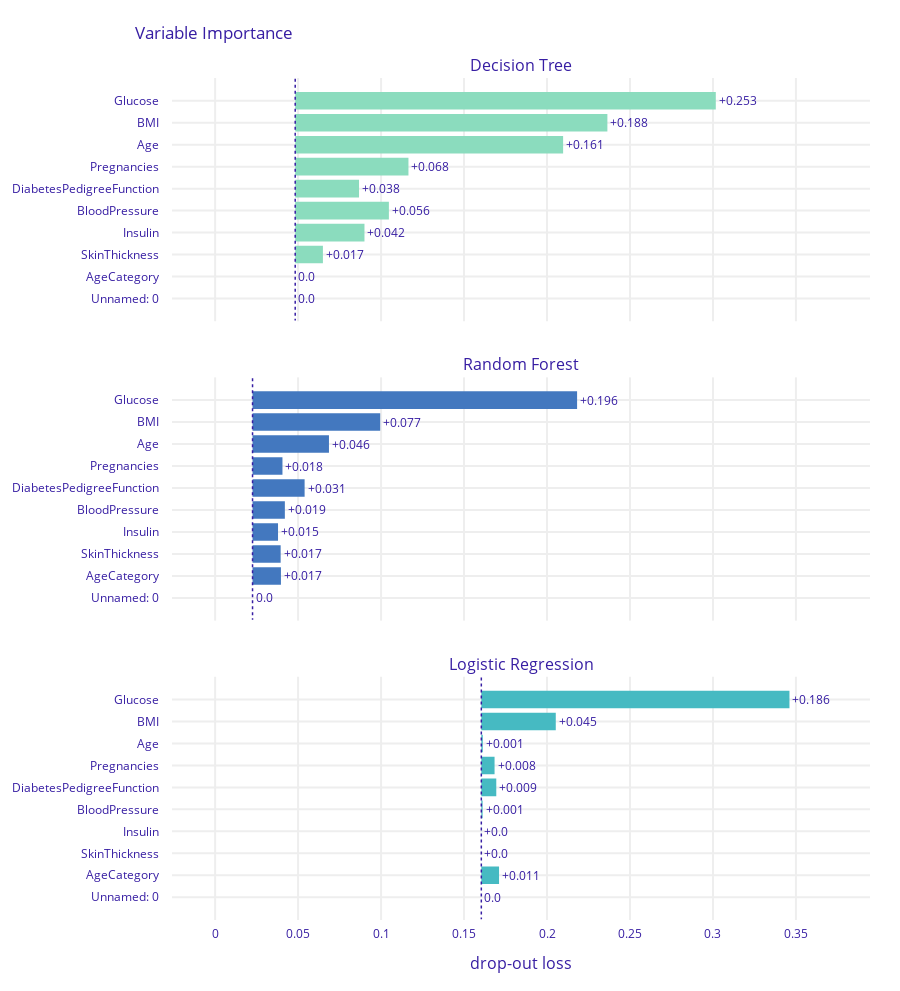

Source (notebook cell):
### Markdown cell above
# Variable Importance

This code cell generates a variable importance plot for the Decision Tree model, comparing it to the variable importance plots for the Random Forest and Logistic Regression models.

The `model_parts()` method computes the contributions of each variable to the model prediction for the three models

### Code cell
exp_tree.model_parts().plot(
    objects=[exp_forest.model_parts(), exp_logreg.model_parts()])

### Figure 1 — Plotly figure (JSON) as saved in the notebook; plotly's stock layout.template omitted (floating-point values rounded to 4 significant figures)
{"data": [{"base": 0.04826, "hoverinfo": "text", "hoverlabel": {"bgcolor": "rgba(0,0,0,0.8)"}, "hovertext": ["Model: Decision Tree loss after<br>variable: Glucose is permuted: 0.302<br>Drop-out loss change: +0.253", "Model: Decision Tree loss after<br>variable: BMI is permuted: 0.236<br>Drop-out loss change: +0.188", "Model: Decision Tree loss after<br>variable: Age is permuted: 0.21<br>Drop-out loss change: +0.161", "Model: Decision Tree loss after<br>variable: Pregnancies is permuted: 0.117<br>Drop-out loss change: +0.068", "Model: Decision Tree loss after<br>variable: DiabetesPedigreeFunction is permuted: 0.087<br>Drop-out loss change: +0.038", "Model: Decision Tree loss after<br>variable: BloodPressure is permuted: 0.105<br>Drop-out loss change: +0.056", "Model: Decision Tree loss after<br>variable: Insulin is permuted: 0.09<br>Drop-out loss change: +0.042", "Model: Decision Tree loss after<br>variable: SkinThickness is permuted: 0.065<br>Drop-out loss change: +0.017", "Model: Decision Tree loss after<br>variable: AgeCategory is permuted: 0.048<br>Drop-out loss change: -0.0", "Model: Decision Tree loss after<br>variable: Unnamed: 0 is permuted: 0.048<br>Drop-out loss change: -0.0"], "marker": {"color": "#8bdcbe"}, "orientation": "h", "showlegend": false, "text": ["+0.253", "+0.188", "+0.161", "+0.068", "+0.038", "+0.056", "+0.042", "+0.017", "0.0", "0.0"], "textposition": "outside", "type": "bar", "x": [0.2534, 0.1881, 0.1614, 0.06824, 0.03846, 0.05646, 0.04174, 0.01669, 0, 0], "xaxis": "x", "y": ["Glucose", "BMI", "Age", "Pregnancies", "DiabetesPedigreeFunction", "BloodPressure", "Insulin", "SkinThickness", "AgeCategory", "Unnamed: 0"], "yaxis": "y"}, {"base": 0.02255, "hoverinfo": "text", "hoverlabel": {"bgcolor": "rgba(0,0,0,0.8)"}, "hovertext": ["Model: Random Forest loss after<br>variable: Glucose is permuted: 0.218<br>Drop-out loss change: +0.196", "Model: Random Forest loss after<br>variable: BMI is permuted: 0.099<br>Drop-out loss change: +0.077", "Model: Random Forest loss after<br>variable: Age is permuted: 0.069<br>Drop-out loss change: +0.046", "Model: Random Forest loss after<br>variable: Pregnancies is permuted: 0.041<br>Drop-out loss change: +0.018", "Model: Random Forest loss after<br>variable: DiabetesPedigreeFunction is permuted: 0.054<br>Drop-out loss change: +0.031", "Model: Random Forest loss after<br>variable: BloodPressure is permuted: 0.042<br>Drop-out loss change: +0.019", "Model: Random Forest loss after<br>variable: Insulin is permuted: 0.038<br>Drop-out loss change: +0.015", "Model: Random Forest loss after<br>variable: SkinThickness is permuted: 0.039<br>Drop-out loss change: +0.017", "Model: Random Forest loss after<br>variable: AgeCategory is permuted: 0.04<br>Drop-out loss change: +0.017", "Model: Random Forest loss after<br>variable: Unnamed: 0 is permuted: 0.023<br>Drop-out loss change: -0.0"], "marker": {"color": "#4378bf"}, "orientation": "h", "showlegend": false, "text": ["+0.196", "+0.077", "+0.046", "+0.018", "+0.031", "+0.019", "+0.015", "+0.017", "+0.017", "0.0"], "textposition": "outside", "type": "bar", "x": [0.1956, 0.07693, 0.04605, 0.01803, 0.03138, 0.01948, 0.01536, 0.01694, 0.01711, 0], "xaxis": "x2", "y": ["Glucose", "BMI", "Age", "Pregnancies", "DiabetesPedigreeFunction", "BloodPressure", "Insulin", "SkinThickness", "AgeCategory", "Unnamed: 0"], "yaxis": "y2"}, {"base": 0.1604, "hoverinfo": "text", "hoverlabel": {"bgcolor": "rgba(0,0,0,0.8)"}, "hovertext": ["Model: Logistic Regression loss after<br>variable: Glucose is permuted: 0.346<br>Drop-out loss change: +0.186", "Model: Logistic Regression loss after<br>variable: BMI is permuted: 0.205<br>Drop-out loss change: +0.045", "Model: Logistic Regression loss after<br>variable: Age is permuted: 0.161<br>Drop-out loss change: +0.001", "Model: Logistic Regression loss after<br>variable: Pregnancies is permuted: 0.168<br>Drop-out loss change: +0.008", "Model: Logistic Regression loss after<br>variable: DiabetesPedigreeFunction is permuted: 0.169<br>Drop-out loss change: +0.009", "Model: Logistic Regression loss after<br>variable: BloodPressure is permuted: 0.161<br>Drop-out loss change: +0.001", "Model: Logistic Regression loss after<br>variable: Insulin is permuted: 0.16<br>Drop-out loss change: +0.0", "Model: Logistic Regression loss after<br>variable: SkinThickness is permuted: 0.16<br>Drop-out loss change: +0.0", "Model: Logistic Regression loss after<br>variable: AgeCategory is permuted: 0.171<br>Drop-out loss change: +0.011", "Model: Logistic Regression loss after<br>variable: Unnamed: 0 is permuted: 0.16<br>Drop-out loss change: -0.0"], "marker": {"color": "#46bac2"}, "orientation": "h", "showlegend": false, "text": ["+0.186", "+0.045", "+0.001", "+0.008", "+0.009", "+0.001", "+0.0", "+0.0", "+0.011", "0.0"], "textposition": "outside", "type": "bar", "x": [0.1857, 0.04487, 0.0008752, 0.007979, 0.009017, 0.0007806, 6.203e-05, 1.664e-05, 0.01068, 0], "xaxis": "x3", "y": ["Glucose", "BMI", "Age", "Pregnancies", "DiabetesPedigreeFunction", "BloodPressure", "Insulin", "SkinThickness", "AgeCategory", "Unnamed: 0"], "yaxis": "y3"}], "layout": {"annotations": [{"font": {"size": 16}, "showarrow": false, "text": "Decision Tree", "x": 0.5, "xanchor": "center", "xref": "paper", "y": 1, "yanchor": "bottom", "yref": "paper"}, {"font": {"size": 16}, "showarrow": false, "text": "Random Forest", "x": 0.5, "xanchor": "center", "xref": "paper", "y": 0.6444, "yanchor": "bottom", "yref": "paper"}, {"font": {"size": 16}, "showarrow": false, "text": "Logistic Regression", "x": 0.5, "xanchor": "center", "xref": "paper", "y": 0.2889, "yanchor": "bottom", "yref": "paper"}, {"font": {"size": 16}, "showarrow": false, "text": "drop-out loss", "x": 0.5, "xanchor": "center", "xref": "paper", "y": 0, "yanchor": "top", "yref": "paper", "yshift": -30}], "font": {"color": "#371ea3"}, "height": 991, "margin": {"b": 71, "r": 30, "t": 78}, "shapes": [{"line": {"color": "#371ea3", "dash": "dot", "width": 1.5}, "type": "line", "x0": 0.04826, "x1": 0.04826, "xref": "x", "y0": -1, "y1": 10, "yref": "y"}, {"line": {"color": "#371ea3", "dash": "dot", "width": 1.5}, "type": "line", "x0": 0.02255, "x1": 0.02255, "xref": "x2", "y0": -1, "y1": 10, "yref": "y2"}, {"line": {"color": "#371ea3", "dash": "dot", "width": 1.5}, "type": "line", "x0": 0.1604, "x1": 0.1604, "xref": "x3", "y0": -1, "y1": 10, "yref": "y3"}], "title": {"text": "Variable Importance", "x": 0.15}, "xaxis": {"anchor": "y", "automargin": true, "domain": [0, 1], "fixedrange": true, "gridwidth": 2, "matches": "x3", "range": [-0.02598, 0.3946], "showticklabels": false, "tickcolor": "white", "ticklen": 3, "ticks": "outside", "type": "linear", "zeroline": false}, "xaxis2": {"anchor": "y2", "automargin": true, "domain": [0, 1], "fixedrange": true, "gridwidth": 2, "matches": "x3", "range": [-0.02598, 0.3946], "showticklabels": false, "tickcolor": "white", "ticklen": 3, "ticks": "outside", "type": "linear", "zeroline": false}, "xaxis3": {"anchor": "y3", "automargin": true, "domain": [0, 1], "fixedrange": true, "gridwidth": 2, "range": [-0.02598, 0.3946], "tickcolor": "white", "ticklen": 3, "ticks": "outside", "type": "linear", "zeroline": false}, "yaxis": {"anchor": "x", "automargin": true, "autorange": "reversed", "domain": [0.7111, 1], "fixedrange": true, "gridwidth": 2, "tickcolor": "white", "ticklen": 10, "ticks": "outside", "type": "category"}, "yaxis2": {"anchor": "x2", "automargin": true, "autorange": "reversed", "domain": [0.3556, 0.6444], "fixedrange": true, "gridwidth": 2, "tickcolor": "white", "ticklen": 10, "ticks": "outside", "type": "category"}, "yaxis3": {"anchor": "x3", "automargin": true, "autorange": "reversed", "domain": [0, 0.2889], "fixedrange": true, "gridwidth": 2, "tickcolor": "white", "ticklen": 10, "ticks": "outside", "type": "category"}}}
